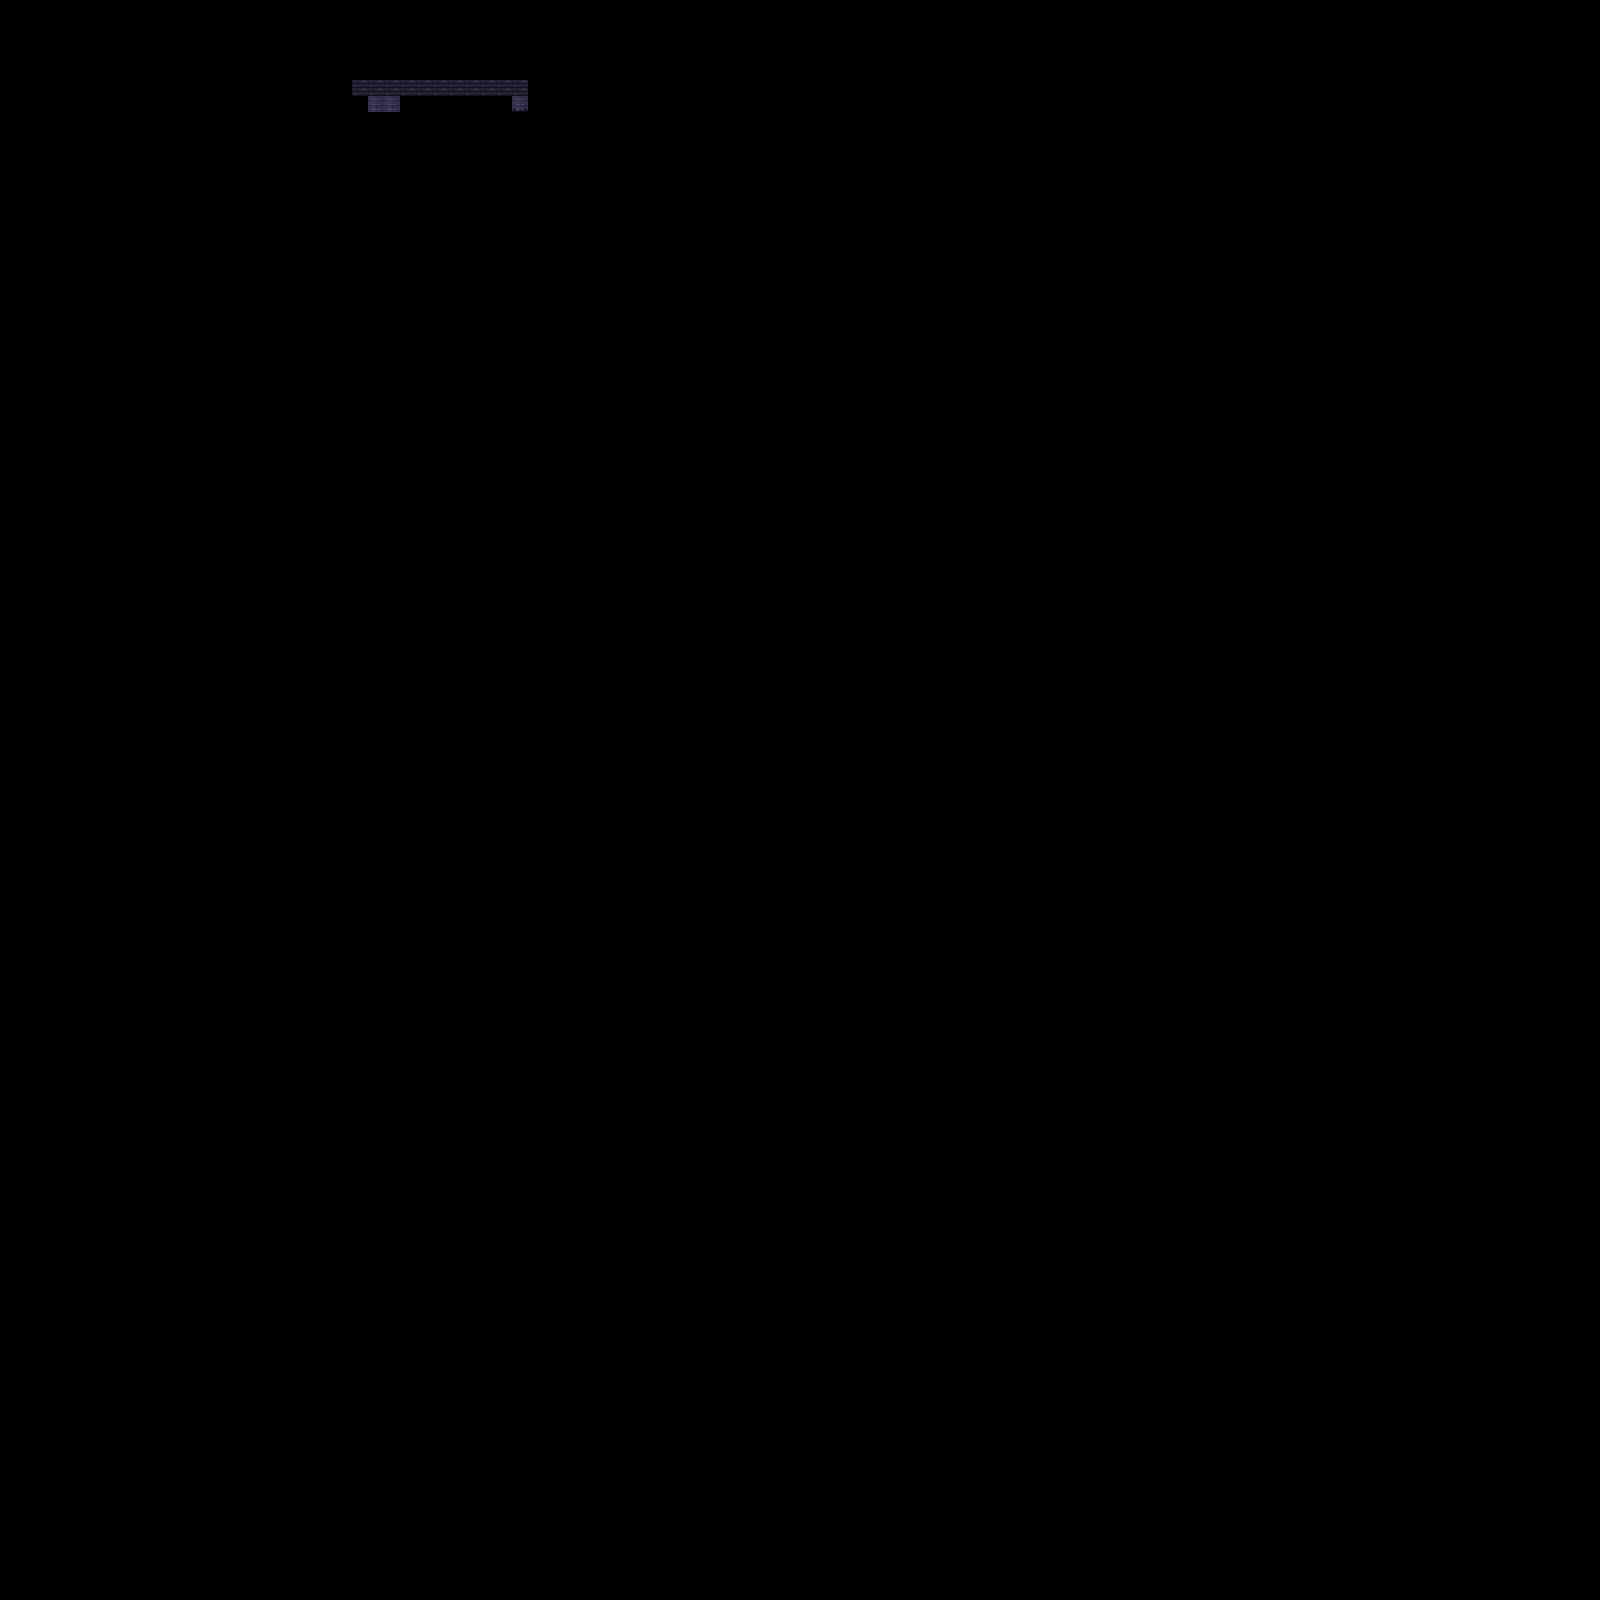

This game map was drawn from its Tiled (.tmx) file and the tilesets committed beside it. A one-line description and the trimmed map source follow:
An orthogonal 100x100 tile map with 16x16 px tiles, 1 tile layer (Tile Layer 1).

<map version="1.2" tiledversion="1.3.1" orientation="orthogonal" renderorder="right-down" compressionlevel="-1" width="100" height="100" tilewidth="16" tileheight="16" infinite="0" nextlayerid="2" nextobjectid="1">
 <tileset firstgid="1" source="test1.tsx" />
 <layer id="1" name="Tile Layer 1" width="100" height="100">
  <data>[10000 cells, 156 non-empty, 21 distinct tile ids]</data>
 </layer>
</map>
